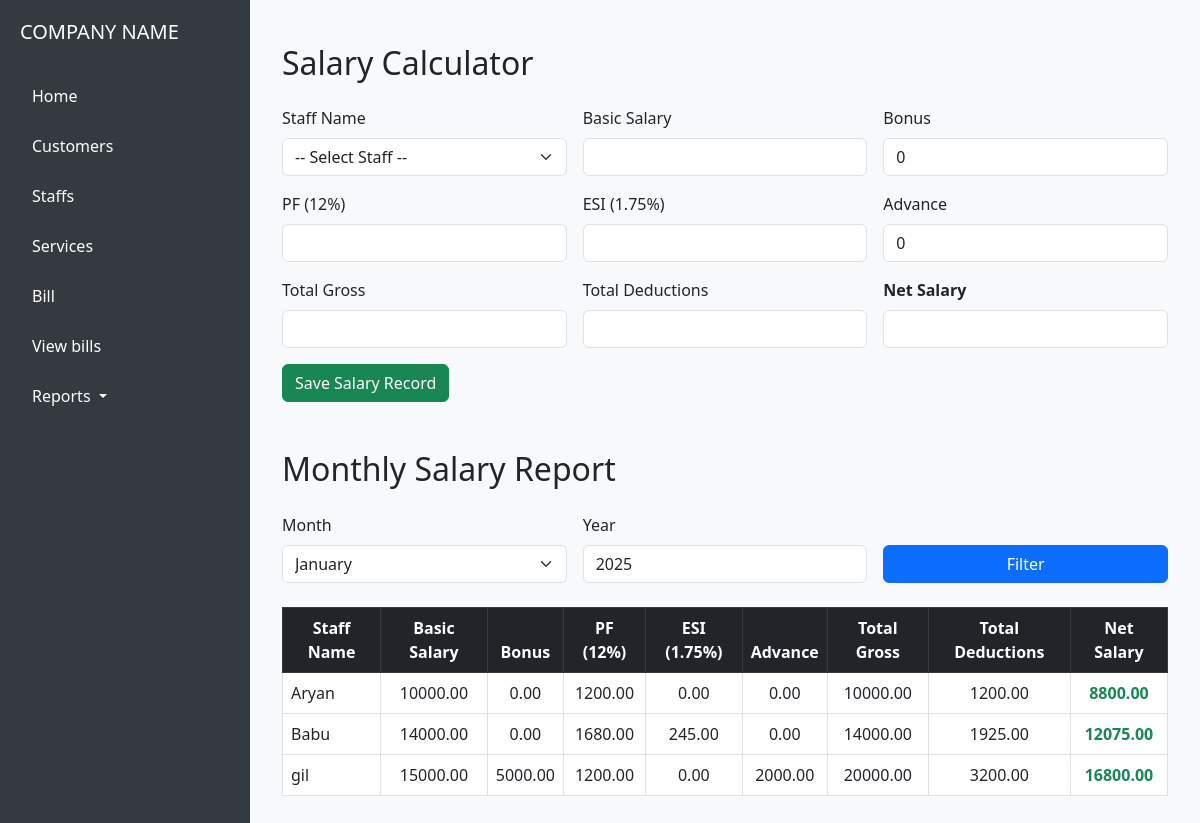
The app's page /salary-report/monthly/ with its own data.
### core/models.py (models this page shows, shortened)
class SalaryRecord(models.Model):
    staff = models.ForeignKey('Staff', on_delete=models.CASCADE)
    bonus = models.DecimalField("Bonus", max_digits=10, decimal_places=2, default=0)  # Editable
    pf = models.DecimalField("PF 12%", max_digits=10, decimal_places=2, blank=True, null=True)
    esi = models.DecimalField("ESI 1.75%", max_digits=10, decimal_places=2, blank=True, null=True, default=0)
    salary_advance = models.DecimalField("Salary Advance", max_digits=10, decimal_places=2, blank=True, null=True, default=0)
    date = models.DateField(auto_now_add=True)
    @property
    def total_gross(self):
        basic = Decimal(self.staff.basic_salary or 0)
        return basic + (self.bonus or 0)
    @property
    def total_deductions(self):
        return (self.pf or 0) + (self.esi or 0) + (self.salary_advance or 0)
    @property
    def net_salary(self):
        return self.total_gross - self.total_deductions

class Staff(models.Model):
    name = models.CharField(max_length=100)
    phone = models.CharField(max_length=15, null=True, blank=True)
    email = models.EmailField(blank=True, null=True)
    position = models.CharField(max_length=100,null=True, blank=True)
    dob = models.DateField(default=timezone.now)
    address = models.TextField(default='N/A')
    gender = models.CharField(max_length=1, choices=GENDER_CHOICES, default='F')
    date = models.DateField(default=timezone.now)
    basic_salary = models.DecimalField(max_digits=10, decimal_places=2, default=0)

### core/views.py (the view)
# urls.py: path('salary-report/monthly/', views.monthly_salary_report, name='monthly_salary_report'),
def monthly_salary_report(request):
    staff_list = Staff.objects.all().order_by('name')
    records = SalaryRecord.objects.select_related('staff').all().order_by('staff__name')
    return render(request, 'core/monthly_salary_report.html', {
        'staff_list': staff_list,
        'records': records,
        'months': MONTH_CHOICES,
        'selected_month': int(request.GET.get('month', 1)),
        'selected_year': int(request.GET.get('year', 2025)),
    })

### core/templates/core/monthly_salary_report.html (shortened to what this page needs)
{% extends 'core/base.html' %}
{% block content %}
<div class="container mt-4">
    <h2 class="mb-4">Salary Calculator</h2>
    <form id="salaryForm" class="row g-3 mb-5">
        <div class="col-md-4">
            <label class="form-label">Staff Name</label>
            <select id="staffName" name="staff_id" class="form-select" required>
                <option value="">-- Select Staff --</option>
            </select>
        </div>
        <div class="col-md-4">
            <label class="form-label">Basic Salary</label>
            <input type="number" id="basicSalary" name="basic_salary" class="form-control" readonly>
        </div>
        <div class="col-md-4">
            <label class="form-label">Bonus</label>
            <input type="number" step="0.01" id="bonus" name="bonus" class="form-control" value="0">
        </div>
        <div class="col-md-4">
            <label class="form-label">PF (12%)</label>
            <input type="number" id="pf" name="pf" class="form-control" readonly>
        </div>
        <div class="col-md-4">
            <label class="form-label">ESI (1.75%)</label>
            <input type="number" id="esi" name="esi" class="form-control" readonly>
        </div>
        <div class="col-md-4">
            <label class="form-label">Advance</label>
            <input type="number" step="0.01" id="advance" name="advance" class="form-control" value="0">
        </div>
        <div class="col-md-4">
            <label class="form-label">Total Gross</label>
            <input type="number" id="totalGross" name="total_gross" class="form-control" readonly>
        </div>
        <div class="col-md-4">
            <label class="form-label">Total Deductions</label>
            <input type="number" id="totalDeductions" name="total_deductions" class="form-control" readonly>
        </div>
        <div class="col-md-4">
            <label class="form-label fw-bold">Net Salary</label>
            <input type="number" id="netSalary" name="net_salary" class="form-control fw-bold" readonly>
        </div>
        <div class="col-12">
            <button type="button" id="saveSalary" class="btn btn-success">Save Salary Record</button>
        </div>
    </form>
    <h2 class="mb-4">Monthly Salary Report</h2>
    <form method="get" class="row g-3 mb-4 align-items-end">
        <div class="col-md-4">
            <label for="month" class="form-label">Month</label>
            <select name="month" id="month" class="form-select">
                {% for m, name in months %}
                <option value="{{ m }}" {% if m == selected_month %}selected{% endif %}>{{ name }}</option>
                {% endfor %}
            </select>
        </div>
        <div class="col-md-4">
            <label for="year" class="form-label">Year</label>
            <input type="number" name="year" id="year" value="{{ selected_year }}" class="form-control">
        </div>
        <div class="col-md-4">
            <button type="submit" class="btn btn-primary w-100">Filter</button>
        </div>
    </form>
    <div class="table-responsive">
        <table class="table table-bordered table-hover align-middle" id="salaryTable">
            <thead class="table-dark text-center">
                <tr>
                    <th>Staff Name</th>
                    <th>Basic Salary</th>
                    <th>Bonus</th>
                    <th>PF (12%)</th>
                    <th>ESI (1.75%) </th>
                    <th>Advance</th>
                    <th>Total Gross</th>
                    <th>Total Deductions</th>
                    <th>Net Salary</th>
                </tr>
            </thead>
            <tbody>
                {% for record in records %}
                <tr class="text-center">
                    <td class="text-start">{{ record.staff.name }}</td>
                    <td>{{ record.staff.basic_salary|floatformat:2 }}</td>
                    <td>{{ record.bonus|default:0|floatformat:2 }}</td>
                    <td>{{ record.pf|floatformat:2 }}</td>
                    <td>{{ record.esi|floatformat:2 }}</td>
                    <td>{{ record.salary_advance|default:0|floatformat:2 }}</td>
                    <td>{{ record.total_gross|floatformat:2 }}</td>
                    <td>{{ record.total_deductions|floatformat:2 }}</td>
                    <td class="fw-bold {% if record.net_salary < 0 %}text-danger{% else %}text-success{% endif %}">
                        {{ record.net_salary|floatformat:2 }}
                    </td>
                </tr>
                {% empty %}
                <tr>
                    <td colspan="8" class="text-center text-muted">No salary records found.</td>
                </tr>
                {% endfor %}
            </tbody>
        </table>
    </div>
</div>
{% endblock %}

### core/templates/core/base.html (style rules this page uses)
body { margin: 0; font-family: 'Segoe UI', sans-serif; }

### records on screen
SalaryRecord: staff.name "Aryan", staff.basic_salary "10000.00", bonus "0.00", pf "1200.00", esi "0.00", salary_advance "0.00", total_gross "10000.00", total_deductions "1200.00", net_salary "8800.00"
SalaryRecord: staff.name "Babu", staff.basic_salary "14000.00", bonus "0.00", pf "1680.00", esi "245.00", salary_advance "0.00", total_gross "14000.00", total_deductions "1925.00", net_salary "12075.00"
SalaryRecord: staff.name "gil", staff.basic_salary "15000.00", bonus "5000.00", pf "1200.00", esi "0.00", salary_advance "2000.00", total_gross "20000.00", total_deductions "3200.00", net_salary "16800.00"

### other values on screen
form field month "January"
